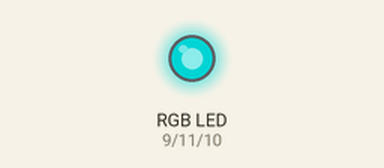
Bench run of a sketch on a simulated Arduino Uno, built with avr-gcc and run on an emulated ATmega328P. Shown: an RGB LED mixed from three pins (HIGH = lit). Dim RGB values are drawn brighter than linear.

Above: at 0.1 s.
Timing chart, 0 to 1.6 s (numbered marks = the images above):
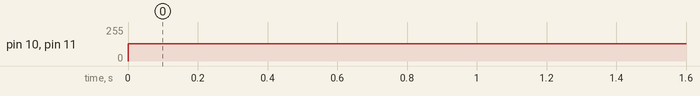

The sketch:

03_rgb_led_static.ino
```cpp
/**
 * Lighting the LED with static color
 *
 * Components:
 * 1. RGB LED
 * 2. Resistor 330 Ohm      - 3 units
 * 3. Jumper wires          - 4 units
 *
 * Objectives:
 * 1. Light the LED with specific given color code (hex).
 *
 * For example:
 *  Teal: #008080
 *  Light Purple: #BA9CD9
 */

/** RGB LED pin that connected to PWM */
enum LEDPin { LIGHT_RED = 9, LIGHT_GREEN = 11, LIGHT_BLUE = 10 };

void setup() {}

void loop() {
    lightStaticColor(0x00, 0x80, 0x80);
}

/**
 * If you are familiar with hex color code (i.e. #ffffff),
 *  then you could pass the parameter as single byte value in hex.
 */
void lightStaticColor(unsigned int r, unsigned int g, unsigned int b) {
    analogWrite(LIGHT_RED, r);
    analogWrite(LIGHT_GREEN, g);
    analogWrite(LIGHT_BLUE, b);
}
```

Measured:
- by itself, pin 10 (LIGHT_BLUE), pin 11 (LIGHT_GREEN): 0/255 → 128/255 at 0.00 s
